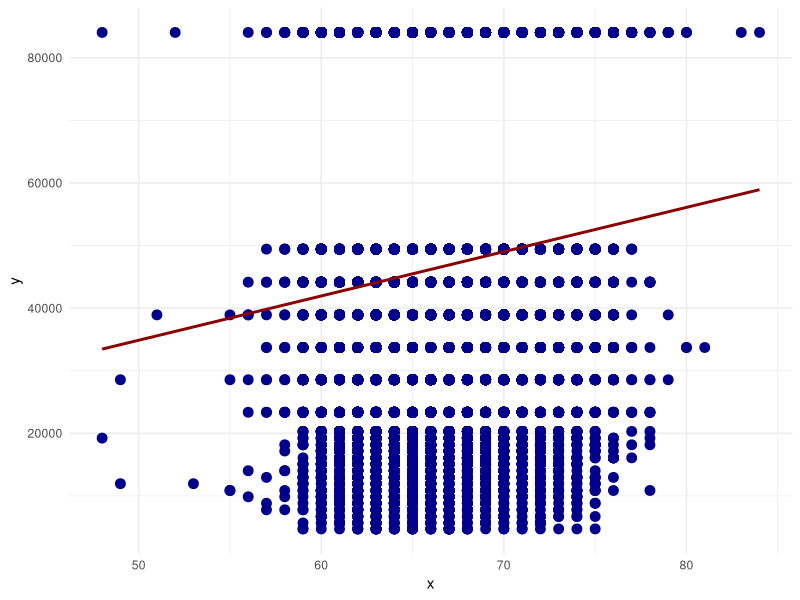
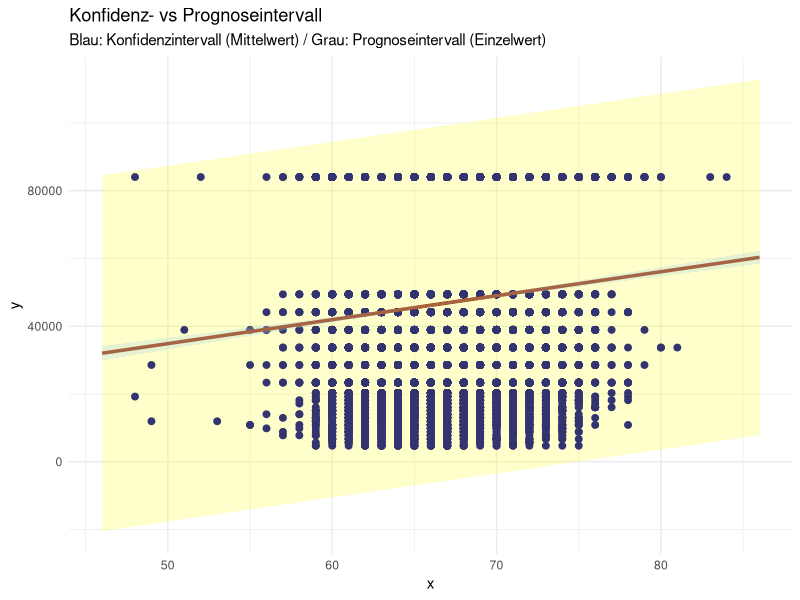

Here is the R script that generated these plots, in order:
#------------------------------------------------------------------------
# Prognoseintrevall vs. Konfidenzintervall

# Prof. Dr. Franziska Bönte
# FH Wedel
# Ökonometrie
#------------------------------------------------------------------------

# Indivdiduellen Arbeitspfad wählen
# setwd("C:/Users/fbo/_FH Wedel/Vorlesungen/Master - Ökonometrie/Beispiel_Übungen/Ü1 - Bivariates Lineares Modell")


library(ggplot2)
library(readxl)

# Daten einlesen
Daten <- read_excel("Earnings_and_Height.xlsx")

# Oder für earnings ~ education  
Daten$x <- Daten$educ
Daten$y <- Daten$earnings

# Für earnings ~ age
Daten$x <- Daten$age
Daten$y <- Daten$earnings

# Oder für earnings ~ height  
Daten$x <- Daten$height
Daten$y <- Daten$earnings

ggplot(Daten, aes(x = x, y = y)) +
  geom_point(color = "darkblue", size=3) +
  geom_smooth(method = "lm", se = FALSE, color = "darkred") +
  theme_minimal()

# Lineares Modell schätzen
Modell <- lm(y ~ x, data = Daten)

# Neue x-Werte zum Vorhersagen (außerhalb des Bereichs)
new_data <- data.frame(x = seq(min(Daten$x) - 2, max(Daten$x) + 2, length.out = 200))

# Vorhersagen
pred_conf <- predict(Modell, newdata = new_data, interval = "confidence")
pred_pred <- predict(Modell, newdata = new_data, interval = "prediction")

# Zusammenfügen
plot_data <- data.frame(
  x = new_data$x,
  fit = pred_conf[, "fit"],
  lwr_conf = pred_conf[, "lwr"],
  upr_conf = pred_conf[, "upr"],
  lwr_pred = pred_pred[, "lwr"],
  upr_pred = pred_pred[, "upr"]
)

ggplot() +
  geom_point(data = Daten, aes(x = x, y = y), color = "darkblue", size = 2) +
  geom_line(data = plot_data, aes(x = x, y = fit), color = "darkred", size = 1.2) +
  geom_ribbon(data = plot_data, aes(x = x, ymin = lwr_pred, ymax = upr_pred), fill = "yellow", alpha = 0.2) +
  geom_ribbon(data = plot_data, aes(x = x, ymin = lwr_conf, ymax = upr_conf), fill = "lightblue", alpha = 0.3) +  labs(
    title = "Konfidenz- vs Prognoseintervall",
    subtitle = "Blau: Konfidenzintervall (Mittelwert) / Grau: Prognoseintervall (Einzelwert)",
    x = "x",
    y = "y"
  ) +
  theme_minimal()